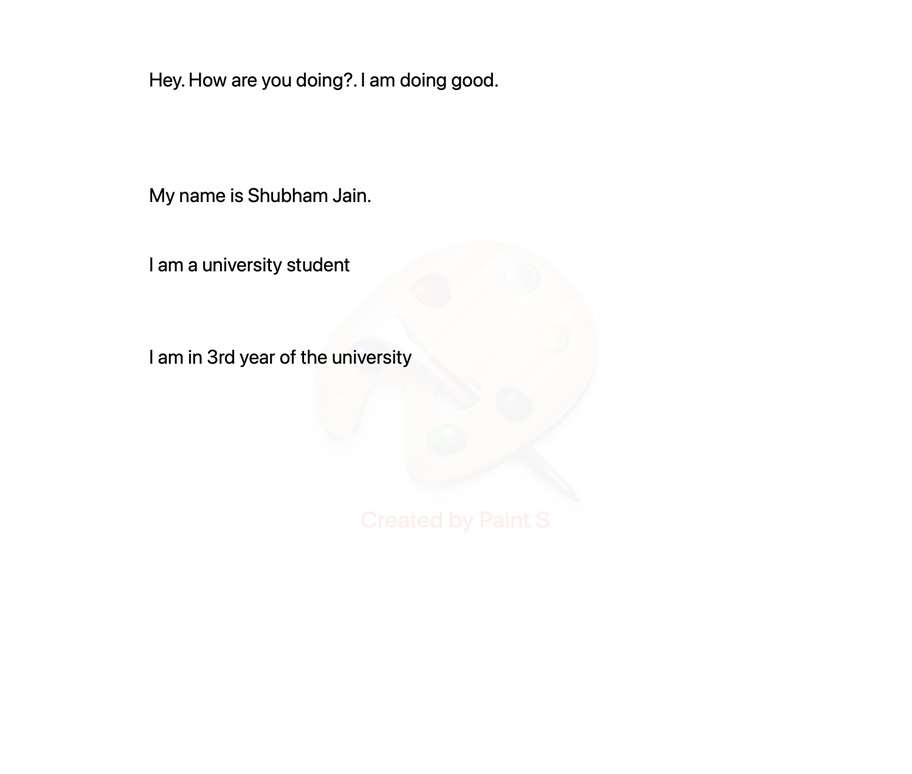
#> input picture test_3.jpg, 912 x 774 px, shrunk from 1500 x 1272 before the run
$ python main.py
#> lines starting #> are read from the running program, lines starting #| are printed output that depends on the picture; after the words box and inside, x2 and y2 are one past the last pixel; in counts of white or black regions, pixels touching at a corner belong together
# Import required packages
import cv2
import pytesseract

# Mention the installed location of Tesseract-OCR in your system
pytesseract.pytesseract.tesseract_cmd = r"/opt/homebrew/Cellar/tesseract/5.2.0/bin/tesseract"

# Read image from which text needs to be extracted
img = cv2.imread("test_3.jpg")
#> img is the input picture: shape (774, 912, 3); mean B, G, R 252.9, 253.1, 253.2

# Preprocessing the image starts

# Convert the image to gray scale
gray = cv2.cvtColor(img, cv2.COLOR_BGR2GRAY)

# Performing OTSU threshold
ret, thresh1 = cv2.threshold(gray, 0, 255, cv2.THRESH_OTSU | cv2.THRESH_BINARY_INV)
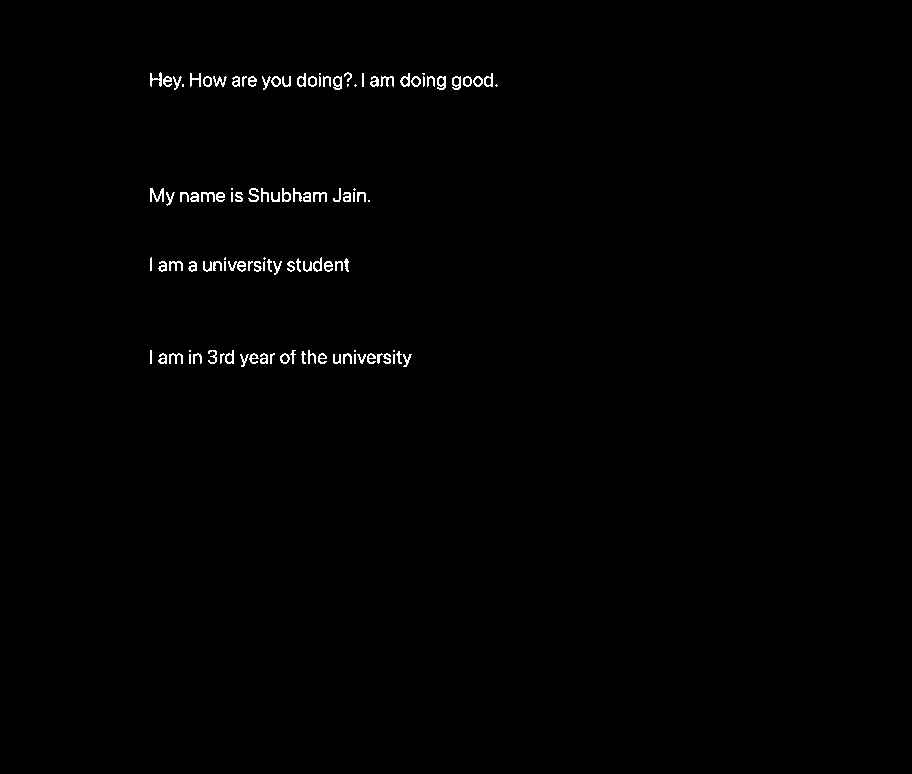
#> thresh1: shape (774, 912); 0.69% white in thin lines or dots, all inside (x1, y1, x2, y2) = (150, 72, 498, 367)
#> ret = 152

# Specify structure shape and kernel size.
# Kernel size increases or decreases the area
# of the rectangle to be detected.
# A smaller value like (10, 10) will detect
# each word instead of a sentence.
rect_kernel = cv2.getStructuringElement(cv2.MORPH_RECT, (18, 18))

# Applying dilation on the threshold image
dilation = cv2.dilate(thresh1, rect_kernel, iterations=1)
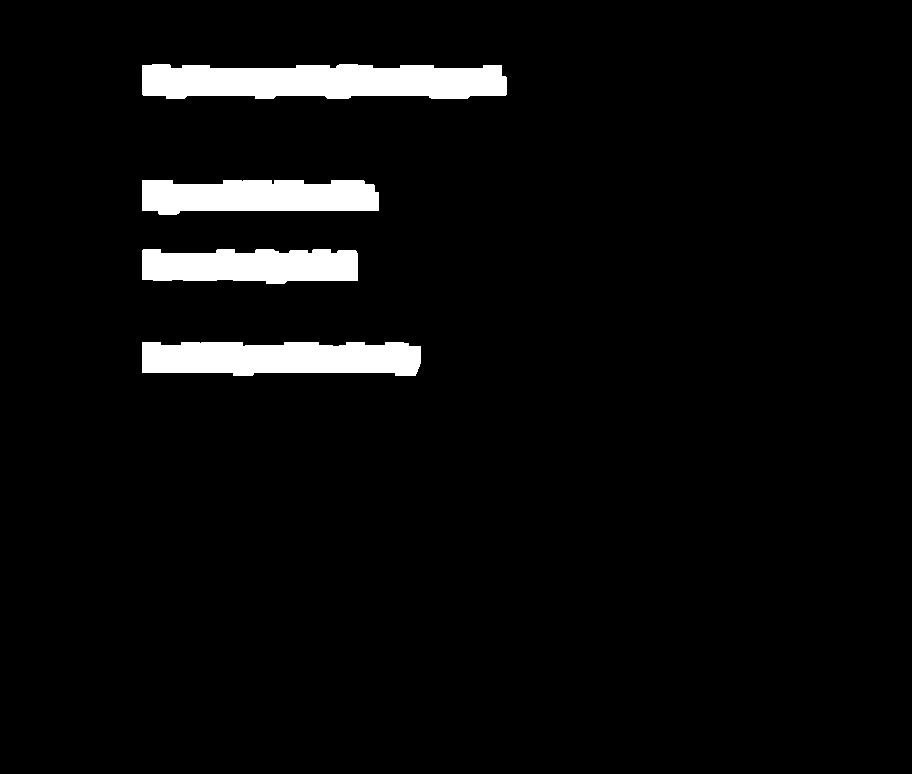
#> dilation: shape (774, 912); 4.7% white; 4 white regions

# Finding contours
contours, hierarchy = cv2.findContours(dilation, cv2.RETR_EXTERNAL,
                                       cv2.CHAIN_APPROX_NONE)
#> contours = 4 contours; box (x1, y1, x2, y2) and area: (142, 64, 507, 99) 10662, (142, 342, 421, 376) 8051, (142, 180, 379, 215) 6748, (142, 249, 358, 284) 6240

# Creating a copy of image
im2 = img.copy()

# A text file is created and flushed
file = open("recognized.txt", "w+")
file.write("")
file.close()

# Looping through the identified contours
# Then rectangular part is cropped and passed on
# to pytesseract for extracting text from it
# Extracted text is then written into the text file
for cnt in contours:
    x, y, w, h = cv2.boundingRect(cnt)

    # Drawing a rectangle on copied image
    rect = cv2.rectangle(im2, (x, y), (x + w, y + h), (0, 255, 0), 2)

    # Cropping the text block for giving input to OCR
    cropped = im2[y:y + h, x:x + w]

    # Open the file in append mode
    file = open("text_recognized.txt", "a")

    # Apply OCR on the cropped image
#> (the run stopped early here; a loop or call above may not have finished)

$ run again, with test_2.jpg copied over test_3.jpg
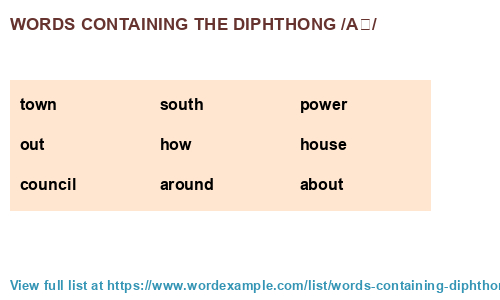
#> input picture test_2.jpg, 500 x 300 px
#> img is the input picture: shape (300, 500, 3); mean B, G, R 231.7, 239.2, 247.6
#> `ret, thresh1 = cv2.threshold(gray, 0, 255, cv2.THRESH_OTSU | cv2.THRES..`:
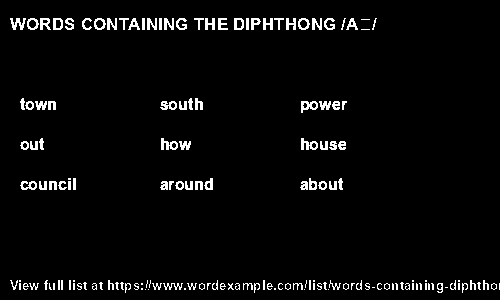
#> thresh1: shape (300, 500); 3.7% white in thin lines or dots, all inside (x1, y1, x2, y2) = (10, 18, 500, 293)
#> ret = 164
#> dilation: shape (300, 500); 25.5% white; 11 white regions
#> contours = 11 contours; largest, box (x1, y1, x2, y2) and area: (2, 272, 500, 300) 12386, (2, 10, 386, 39) 10684, (12, 170, 85, 199) 1864, (152, 170, 222, 199) 1775, (293, 93, 356, 122) 1586
